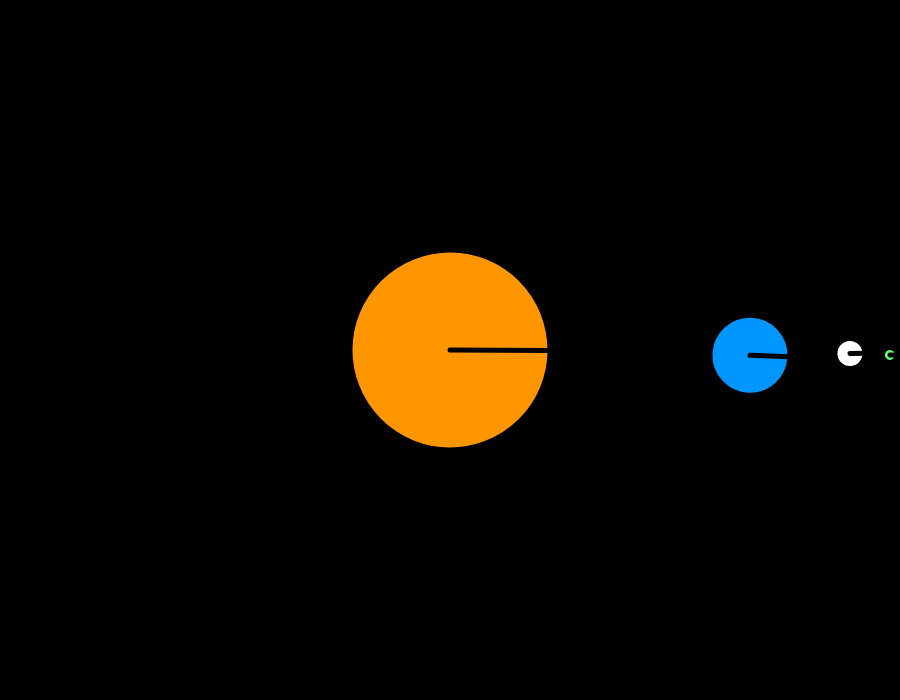
Frame 1 (no input)
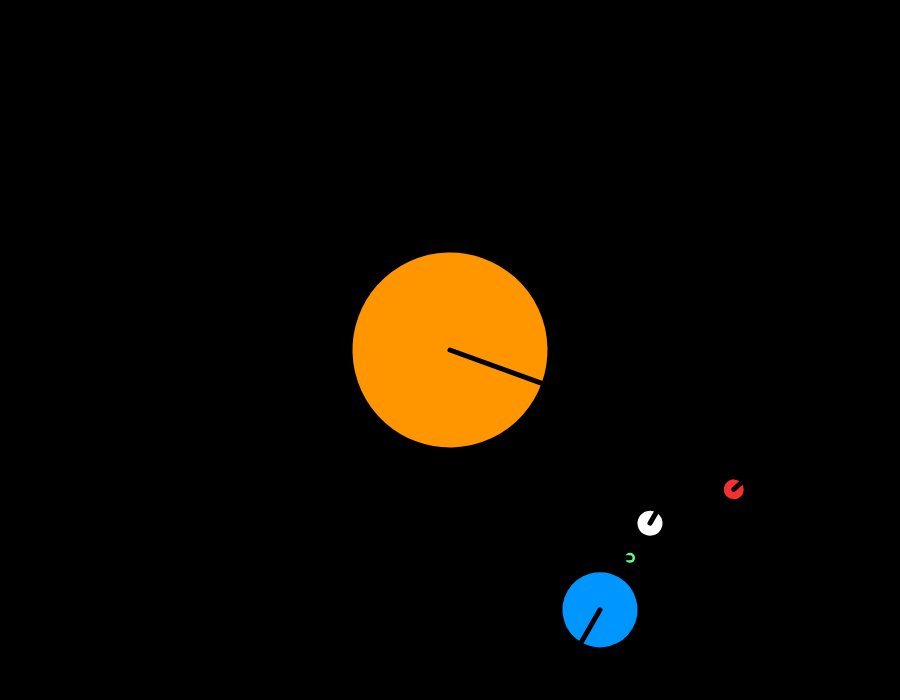
Frame 60 (no input)
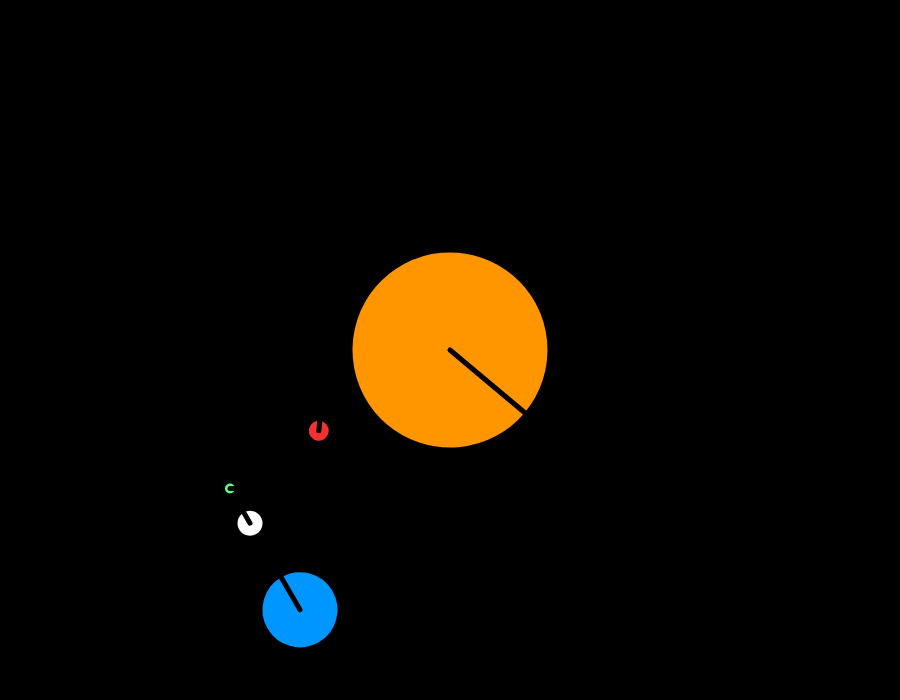
Frame 120 (the mouse pressed at the canvas centre since frame 60)

The p5.js sketch that drew these frames (run headless with seeded random() and noise() and a simulated clock; from frame 60 on, the mouse is pressed at the canvas centre):

// p5.js sketch
// ── sketch.js
var speed;
let sun, earth, moon1, moon2, aster;

function setup() {
  createCanvas(900, 700);

  // Create sun
  sun = new CelestialObject(0, color(255, 150, 0), 200, 0, 1 / 3);

  // Create earth
  earth = new CelestialObject(300, color(0, 150, 255), 80, 1, 1);

  // Create first moon
  moon1 = new CelestialObject(100, color(255, 255, 255), 30, -2, 0);

  // Create asteroid
  aster = new CelestialObject(40, color(97, 255, 126), 15, 3, 1);

  // Create second moon
  moon2 = new CelestialObject(180, color(244, 48, 48), 25, -1.7, 0);

  // Setup objects hierarchy
  sun.putOnOrbit(earth);
  earth.putOnOrbit(moon1);
  earth.putOnOrbit(moon2);
  moon1.putOnOrbit(aster);
}

function draw() {
  // Update BG
  background(0);

  // Start from the center
  translate(width / 2, height / 2);

  // Update speed
  speed = frameCount;

  // Draw initial object
  sun.draw();
}

// Class for the celestial objects
class CelestialObject {
  constructor(_orbit, _color, _size, _orbSpeed, _spnSpeed) {
    this.orbit = _orbit;
    this.color = _color;
    this.size = _size;
    this.orbSpeedMod = _orbSpeed;
    this.spnSpeedMod = _spnSpeed;
    this.satelites = [];
  }

  // Draw celestial object
  draw() {
    push();
    {
      // Rotate around the center of gravity
      rotate(radians(this.orbSpeedMod * speed));

      // Move center to the orbit
      translate(this.orbit, 0);

      // Push, to save current center position
      push();
      {
        // Spin celestial object based
        rotate(radians(this.spnSpeedMod * speed));

        // Draw celestial object based on the center
        this.drawObject();
      }
      // Return to the center, non spinned
      pop();

      // Draw satelites of this celestial object
      this.drawSatelites();
    }
    pop();
  }

  // Draw ellipse for the object
  drawObject() {
    strokeWeight(5);
    fill(this.color);
    stroke(0);
    ellipse(0, 0, this.size, this.size);
    line(0, 0, this.size / 2, 0);
  }

  // Draw all satelites of the object
  drawSatelites() {
    // Iterate over the satelites list and draw each one
    for (const obj of this.satelites) {
      obj.draw();
    }
  }

  // Add another celestial object to the satelite list of this one
  putOnOrbit(_celestialObj) {
    this.satelites.push(_celestialObj);
  }
}
